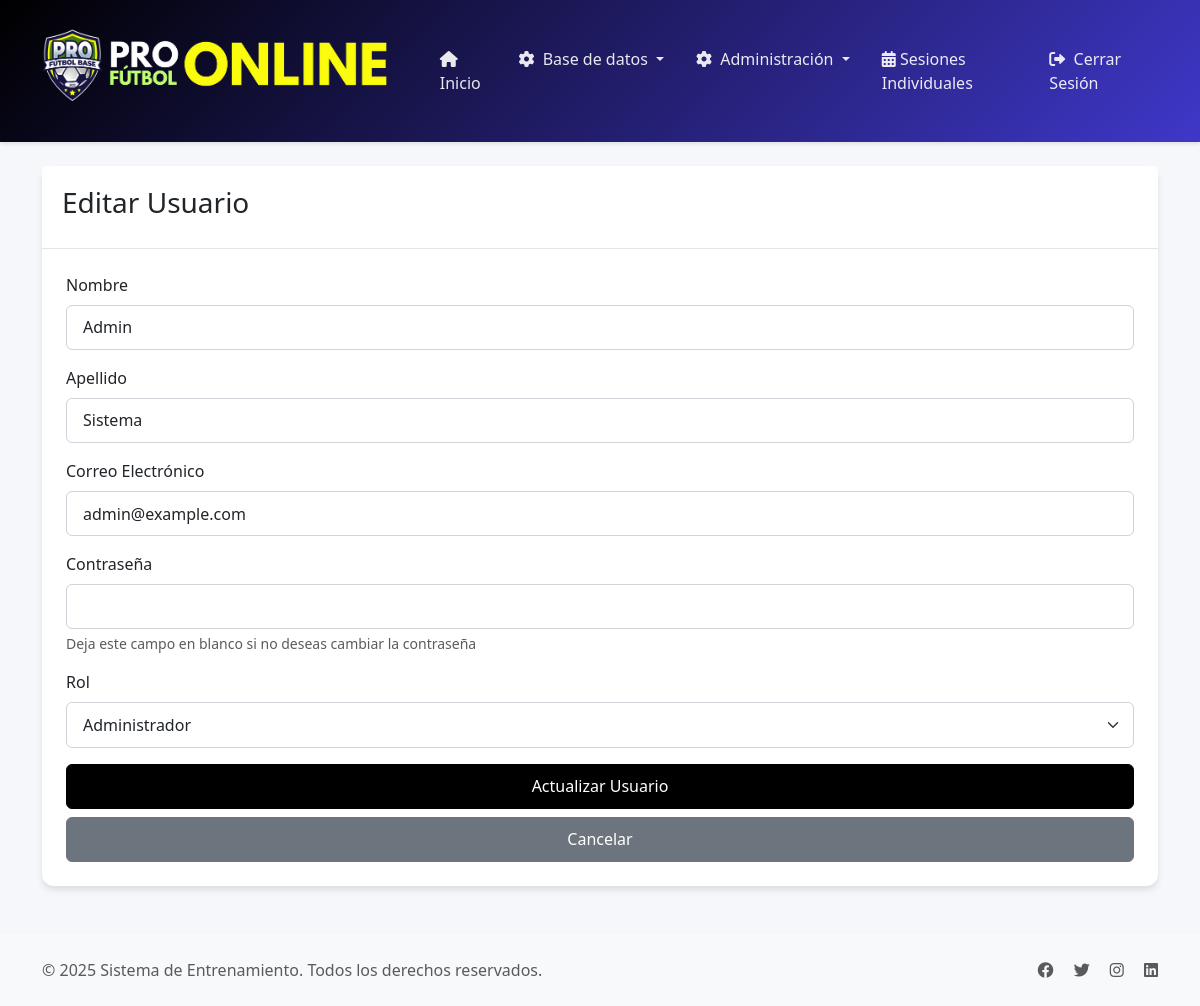
The app's page /usuarios/editar/1 (signed in) with its own data.
### tables this page shows
CREATE TABLE `usuarios` (
  `id` int NOT NULL,
  `nombre` varchar(100) NOT NULL,
  `apellido` varchar(100) NOT NULL,
  `email` varchar(100) NOT NULL,
  `password` varchar(255) NOT NULL,
  `telefono` varchar(20) DEFAULT NULL,
  `rol` enum('admin','entrenador','entrenado') NOT NULL,
  `entrenador_id` int DEFAULT NULL,
  `created_at` timestamp NULL DEFAULT CURRENT_TIMESTAMP
);

### controllers/BaseController.php (called while the page is built, shortened)
<?php
class BaseController {
    protected function render($view, $data = []) {
        extract($data);
        $viewPath = __DIR__ . "/../views/{$view}.php";
        require_once $viewPath;
    }
}

### config/database.php (called while the page is built, shortened)
<?php
class Database {
    private static $instance = null;
    private $connection;
    private function __construct() {
        $host = 'localhost';
        $dbname = 'profutbolonline_qwb';
        $username = 'profutbolonline_asa';
        $password = '&}p^lgTkK9d~';
        try {
            $dsn = "mysql:host=$host;dbname=$dbname;charset=utf8mb4";
            $options = [
                PDO::ATTR_ERRMODE => PDO::ERRMODE_EXCEPTION,
                PDO::ATTR_DEFAULT_FETCH_MODE => PDO::FETCH_ASSOC,
                PDO::ATTR_EMULATE_PREPARES => false,
            ];
            $this->connection = new PDO($dsn, $username, $password, $options);
        } catch (PDOException $e) {
            die("Error de conexión a la base de datos: " . $e->getMessage());
        }
    }
    public static function getInstance() {
        if (self::$instance === null) {
            self::$instance = new self();
        }
        return self::$instance;
    }
    public function getConnection() {
        return $this->connection;
    }
}

### models/BaseModel.php (called while the page is built, shortened)
<?php
require_once __DIR__ . '/../config/database.php';
class BaseModel {
    protected $db;
    protected $table;
    public function __construct($table = null) {
        $this->db = Database::getInstance()->getConnection();
    }
    public function findById($id) {
        $query = "SELECT * FROM {$this->table} WHERE id = ?";
        $stmt = $this->db->prepare($query);
        $stmt->execute([$id]);
        return $stmt->fetch(PDO::FETCH_ASSOC);
    }
}

### views/usuarios/editar.php (the view, shortened to what this page needs)
<?php require_once 'views/layouts/header.php'; ?>
<div class="container mt-4">
    <div class="row justify-content-center">
        <div class="col-md-12">
            <div class="card">
                <div class="card-header">
                    <h3>Editar Usuario</h3>
                </div>
                <div class="card-body">
                    <form method="POST" action="/usuarios/editar/<?php echo $usuario['id']; ?>" id="editarUsuarioForm" novalidate>
                        <div class="mb-3">
                            <label for="nombre" class="form-label">Nombre</label>
                            <input type="text" class="form-control" id="nombre" name="nombre"
                                   value="<?php echo htmlspecialchars($usuario['nombre']); ?>" required>
                        </div>
                        <div class="mb-3">
                            <label for="apellido" class="form-label">Apellido</label>
                            <input type="text" class="form-control" id="apellido" name="apellido"
                                   value="<?php echo htmlspecialchars($usuario['apellido']); ?>" required>
                        </div>
                        <div class="mb-3">
                            <label for="email" class="form-label">Correo Electrónico</label>
                            <input type="email" class="form-control" id="email" name="email"
                                   value="<?php echo htmlspecialchars($usuario['email']); ?>" required>
                        </div>
                        <div class="mb-3">
                            <label for="password" class="form-label">Contraseña</label>
                            <input type="password" class="form-control" id="password" name="password" minlength="8">
                            <div class="form-text">Deja este campo en blanco si no deseas cambiar la contraseña</div>
                        </div>
                        <div class="mb-3">
                            <label for="rol" class="form-label">Rol</label>
                            <select class="form-select" id="rol" name="rol" required>
                                <option value="admin" <?php echo $usuario['rol'] === 'admin' ? 'selected' : ''; ?>>Administrador</option>
                            </select>
                        </div>
                        <div class="d-grid gap-2">
                            <button type="submit" class="btn btn-primary">Actualizar Usuario</button>
                            <a href="/usuarios" class="btn btn-secondary">Cancelar</a>
                        </div>
                    </form>
                </div>
            </div>
        </div>
    </div>
</div>
<?php require_once 'views/layouts/footer.php'; ?>

### views/layouts/header.php (style rules this page uses)
:root { --primary-color: #000000; --secondary-color: #3f37c9; --accent-color: #4cc9f0; --success-color: #4caf50; --warning-color: #ff9800; --danger-color: #f44336; --light-color: #f8f9fa; --dark-color: #212529; }
body { background-color: #f5f7fa; font-family: 'Segoe UI', system-ui, -apple-system, sans-serif; }
.btn { padding: 0.6rem 1.2rem; font-weight: 500; border-radius: 6px; transition: all 0.3s ease; }
.btn-primary { background-color: var(--primary-color); border-color: var(--primary-color); }
.form-control, .form-select { border-radius: 6px; padding: 0.6rem 1rem; border: 1px solid #ced4da; transition: all 0.3s ease; }
.card { border: none; border-radius: 12px; box-shadow: 0 4px 6px rgba(0,0,0,0.1); transition: all 0.3s ease; }
.card-header { background-color: white; border-bottom: 1px solid rgba(0,0,0,0.1); padding: 1.25rem; }
.card-body { padding: 1.5rem; }

### records on screen
usuarios: nombre "Admin", apellido "Sistema", email "admin@example.com", rol "Administrador"
